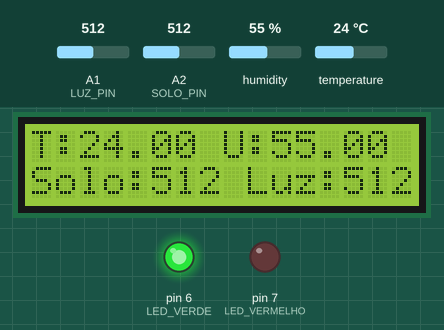
This sketch was run on a simulated Arduino Uno, built with avr-gcc and run on an emulated ATmega328P. On the bench: 16×2 character LCD, output pins drawn as LEDs (lit = HIGH). The test bench sets the inputs (shaded band); at power-on: A2 (SOLO_PIN) = 512, humidity 55 %, A1 (LUZ_PIN) = 512, temperature 24 °C. The local clock reads 2024-03-15 10:24:30 at power-on unless the sketch sets it; what the sketch prints to the serial monitor is not drawn.

Above: at 3.2 s.
3.3 s: A2 (SOLO_PIN) set to 687
At 8.6 s:
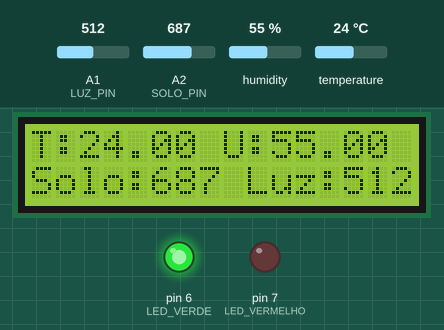
9.0 s: A2 (SOLO_PIN) set to 718
At 12.8 s:
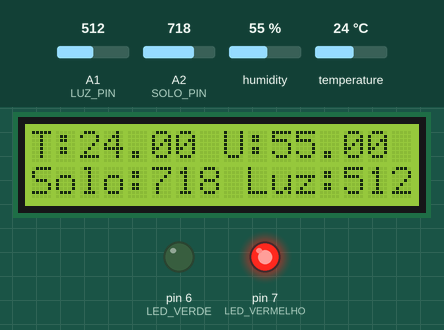
14.7 s: humidity set to 22 %
At 18.2 s:
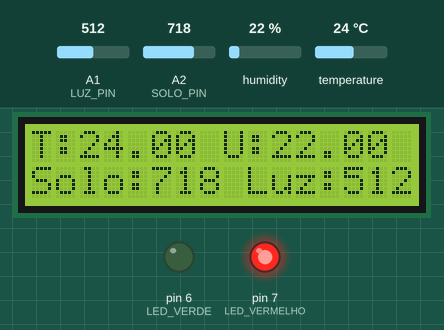
20.4 s: A1 (LUZ_PIN) set to 710
At 23.7 s:
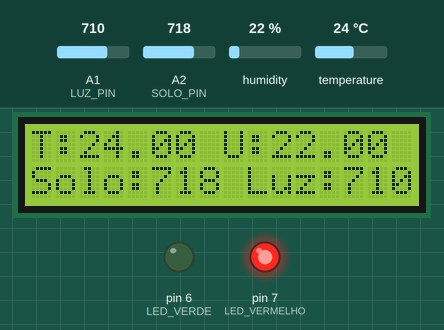
26.1 s: temperature set to 12 °C
At 27.9 s:
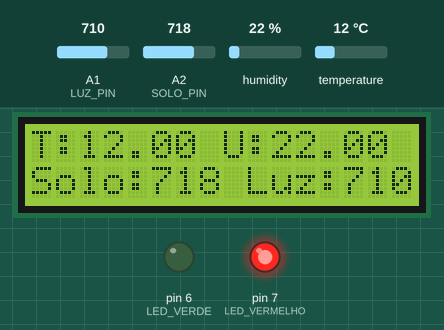
31.8 s: A1 (LUZ_PIN) set to 716
At 33.3 s:
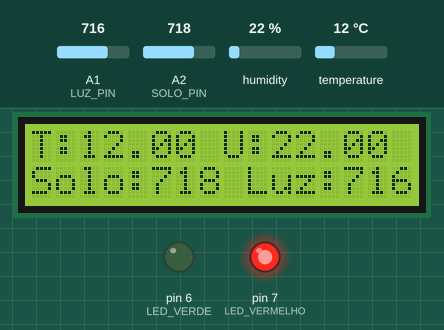
Timing chart, 0 to 34.8 s (numbered marks = the images above; inputs shaded):
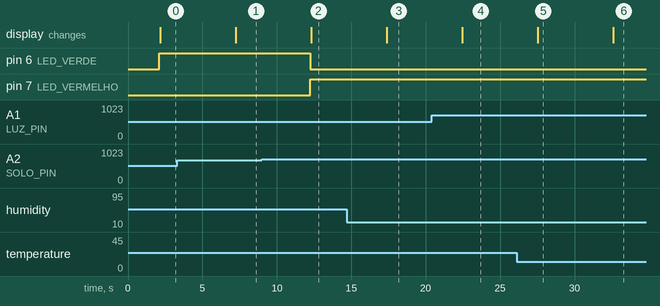

The sketch:

Smartgarden-SemWifi.ino
```cpp
#include "DHT.h"
#include <Wire.h>
#include <LiquidCrystal_I2C.h>
#include <Ds1302.h>
#include <TimeLib.h>

// --- Definições de pinos ---
#define DHTPIN 2
#define DHTTYPE DHT22
#define SOLO_PIN A2
#define LUZ_PIN A1
#define LED_VERDE 6
#define LED_VERMELHO 7

DHT dht(DHTPIN, DHTTYPE);
LiquidCrystal_I2C lcd(0x27, 16, 2);

// RTC DS1302
const int CE_PIN = 4;
const int IO_PIN = 5;
const int SCLK_PIN = 3;
Ds1302 rtc(5, 3, 4);

void setup() {
  Serial.begin(9600);  //print
  dht.begin();
  rtc.init();
  // Estrutura para data e hora
  Ds1302::DateTime dt;

  pinMode(LED_VERDE, OUTPUT);
  pinMode(LED_VERMELHO, OUTPUT);

  lcd.init();
  lcd.backlight();
  lcd.print("Smart Garden");
  delay(2000);
}

void loop() {
  // Ler sensores
  float temperatura = dht.readTemperature();
  float umidadeAr = dht.readHumidity();
  int umidadeSolo = analogRead(SOLO_PIN);
  int luz = analogRead(LUZ_PIN);

  // Ler e exibir a hora no Serial Monitor
  Ds1302::DateTime now;
  rtc.getDateTime(&now);

  Serial.print("Data: 20");
  Serial.print(now.year);
  Serial.print("/");
  Serial.print(now.month);
  Serial.print("/");
  Serial.print(now.day);

  Serial.print(" Hora: ");
  Serial.print(now.hour);
  Serial.print(":");
  Serial.print(now.minute);
  Serial.print(":");
  Serial.println(now.second);

  // Lógica para alerta de solo seco
  bool soloSeco = umidadeSolo > 700;

  if (soloSeco) {
    digitalWrite(LED_VERMELHO, HIGH);
    digitalWrite(LED_VERDE, LOW);
  } else {
    digitalWrite(LED_VERDE, HIGH);
    digitalWrite(LED_VERMELHO, LOW);
  }

  // Exibir no LCD
  lcd.clear();
  lcd.setCursor(0, 0);
  lcd.print("T:");
  lcd.print(temperatura);
  lcd.print(" U:");
  lcd.print(umidadeAr);

  lcd.setCursor(0, 1);
  lcd.print("Solo:");
  lcd.print(umidadeSolo);
  lcd.print(" Luz:");
  lcd.print(luz);

  // Debug no Serial Monitor
  Serial.print("Temperatura: ");
  Serial.println(temperatura);
  Serial.print("Umidade do ar: ");
  Serial.println(umidadeAr);
  Serial.print("Umidade do solo: ");
  Serial.println(umidadeSolo);
  Serial.print("Luz: ");
  Serial.println(luz);
  Serial.println("-----------------------");

  delay(5000);  // Aguarda 5 segundos antes da próxima leitura
}
```

Measured:
- the behaviour switches between 700 and 701 on A2 (SOLO_PIN) (found by bisection; images 1 and 2)
- after the input at 3.3 s, the display: changes after 3.9 s (image 1)
- after the input at 9.0 s, pin 6 (LED_VERDE): HIGH → LOW after 3.2 s; pin 7 (LED_VERMELHO): LOW → HIGH after 3.2 s; the display: changes after 3.3 s (image 2)
- after the input at 14.7 s, the display: changes after 2.7 s (image 3)
- after the input at 20.4 s, the display: changes after 2.1 s (image 4)
- after the input at 26.1 s, the display: changes after 1.4 s (image 5)
- after the input at 31.8 s, the display: changes after 0.81 s (image 6)
